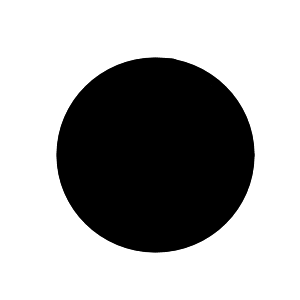
#> input picture img/circle1.png, 300 x 300 px
$ python mse.py
#> lines starting #> are read from the running program, lines starting #| are printed output that depends on the picture; long printed decimals are rounded
from PIL import Image
import numpy as np
import tracemalloc

def mse(image1_path, image2_path):
#> called with image1_path = 'img/circle1.png', image2_path = 'img/square.png'
    tracemalloc.start()
    img1 = Image.open(image1_path).convert("RGB")
    img2 = Image.open(image2_path).convert("RGB")
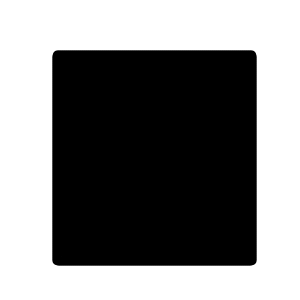
#> input picture img/square.png, 300 x 300 px

    # Redimensionar para o mesmo tamanho
    img1 = img1.resize((min(img1.size[0], img2.size[0]), min(img1.size[1], img2.size[1])))
    img2 = img2.resize(img1.size)

    # Converter para arrays NumPy e Normalizar
    array1 = np.array(img1) / 255.0
    array2 = np.array(img2) / 255.0

    # Calcular o quadrado da diferença por pixel
    diff = np.square(array1 - array2)
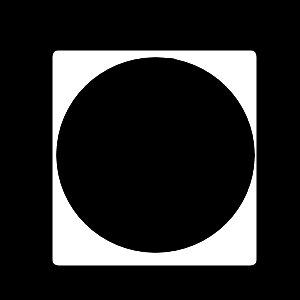
#> diff: shape (300, 300, 3) float64; min 0, max 1, mean 0.149

    # Calcular o erro total como a soma de todas as diferenças
    total_error = np.sum(diff)
#> total_error = 40101.4
    print(tracemalloc.get_traced_memory())
    tracemalloc.stop()
    return total_error, diff

# Exemplo de uso
image1 = "img/circle1.png"
image2 = "img/square.png"
error, diff_image = mse(image1, image2)
#> error = 40101.4

print(f"Erro total entre as imagens: {error}")
#| Erro total entre as imagens: 40101.357
